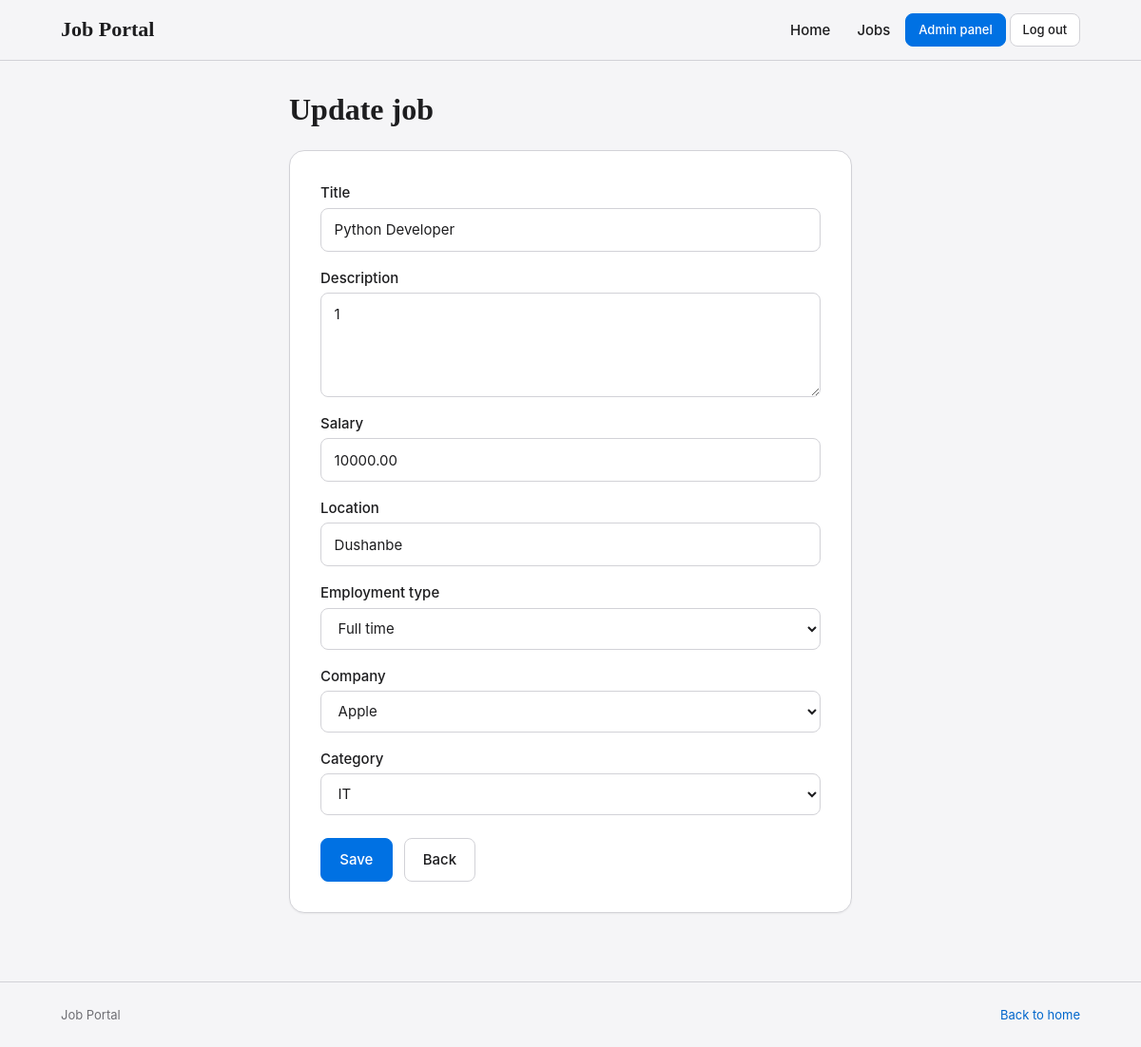
The app's page /update_job/1/ (signed in) with its own data.
### myapp/models.py (models this page shows, shortened)
class Job(models.Model):
    EMPLOYMENT_TYPES = [('full_time', 'Full time'), ('part_time', 'Part time')]
    title = models.CharField(max_length=200)
    description = models.TextField()
    salary = models.DecimalField(max_digits=10, decimal_places=2)
    location = models.CharField(max_length=100)
    employment_type = models.CharField(max_length=20, choices=EMPLOYMENT_TYPES)
    created_at = models.DateTimeField(auto_now_add=True)
    company = models.ForeignKey(Company, on_delete=models.CASCADE, related_name='jobs')
    category = models.ForeignKey(Category, on_delete=models.CASCADE, related_name='jobs')
    created_by = models.ForeignKey(User, on_delete=models.CASCADE, related_name='jobs')

class Company(models.Model):
    name = models.CharField(max_length=100)
    description = models.TextField()
    website = models.URLField()

class Category(models.Model):
    name = models.CharField(max_length=100)

### myapp/views.py (the view, shortened to what this page needs)
# urls.py: path('update_job/<int:pk>/', update_job, name='update_job'),
@login_required
def update_job(request, pk):
    job = get_object_or_404(Job, pk = pk)
    if job.created_by != request.user and request.user.username != 'admin':
        return redirect('job_detail', pk = pk)
    companies = Company.objects.all()
    categories = Category.objects.all()
    return render(request, 'job_update.html', {'job': job, 'companies': companies, 'categories': categories, 'employment_types': Job.EMPLOYMENT_TYPES})

### templates/job_update.html (shortened to what this page needs)
{% extends "base.html" %}
{% block container_class %}container-narrow{% endblock %}
{% block content %}
<div class="page-header"><h1>Update job</h1></div>
<form method="post" class="card form-card stack">
    <div class="field"><label for="title">Title</label><input name="title" id="title" value="{{ job.title }}" required></div>
    <div class="field"><label for="description">Description</label><textarea name="description" id="description" required>{{ job.description }}</textarea></div>
    <div class="field"><label for="salary">Salary</label><input type="number" step="0.01" name="salary" id="salary" value="{{ job.salary|stringformat:'s' }}" required></div>
    <div class="field"><label for="location">Location</label><input name="location" id="location" value="{{ job.location }}" required></div>
    <div class="field">
        <label for="employment_type">Employment type</label>
        <select name="employment_type" id="employment_type">
            {% for value, name in employment_types %}
                <option value="{{ value }}" {% if job.employment_type == value %}selected{% endif %}>{{ name }}</option>
            {% endfor %}
        </select>
    </div>
    <div class="field">
        <label for="company">Company</label>
        <select name="company" id="company">
            {% for i in companies %}
                <option value="{{ i.id }}" {% if job.company_id == i.id %}selected{% endif %}>{{ i.name }}</option>
            {% endfor %}
        </select>
    </div>
    <div class="field">
        <label for="category">Category</label>
        <select name="category" id="category">
            {% for i in categories %}
                <option value="{{ i.id }}" {% if job.category_id == i.id %}selected{% endif %}>{{ i.name }}</option>
            {% endfor %}
        </select>
    </div>
    <div class="form-actions">
        <button type="submit" class="btn btn-primary">Save</button>
        <a class="btn" href="{% url 'job_detail' job.id %}">Back</a>
    </div>
</form>
{% endblock %}

### static/css/style.css (style rules this page uses)
:root { color-scheme: light; --color-primary: #0071E3; --color-on-primary: #FFFFFF; --color-primary-hover: #0062C3; --color-primary-soft: #E8F1FC; --color-primary-text: #0066CC; --color-primary-text-hover: #004C99; --color-secondary: #1D1D1F; --color-accent: #0071E3; --color-accent-soft: #E8F1FC; --color-background: #F5F5F7; --color-surface: #FFFFFF; --color-text: #1D1D1F; --color-muted: #6E6E73; --color-border: #D2D2D7; --color-border-strong: #B8B8BF; --color-danger: #C0272D; --color-danger-soft: #FCEBEA; --font-sans: -apple-system, BlinkMacSystemFont, "Inter", "Segoe UI", Roboto, Helvetica, Arial, sans-serif; --font-serif: "Iowan Old Style", "Palatino Linotype", Palatino, Georgia, serif; --text-xs: 0.8125rem; --text-sm: 0.9375rem; --text-md: 1.0625rem; --text-lg: 1.375rem; --text-xl: 2rem; --text-hero: clamp(2.25rem, 5vw, 3.75rem); --weight-regular: 400; --weight-medium: 500; --weight-bold: 600; --space-1: 0.25rem; --space-2: 0.5rem; --space-3: 0.75rem; --space-4: 1rem; --space-5: 1.5rem; --space-6: 2rem; --space-7: 3rem; --space-8: 4.5rem; --radius-sm: 8px; --radius-md: 12px; --radius-lg: 16px; --shadow-sm: 0 1px 2px rgba(0, 0, 0, 0.05); --shadow-md: 0 6px 20px rgba(0, 0, 0, 0.08); --transition: 180ms ease; --container: 1120px; --container-narrow: 640px; --header-height: 64px; }
*, *::before, *::after { box-sizing: border-box; }
html { -webkit-text-size-adjust: 100%; scroll-behavior: smooth; }
body { margin: 0; min-height: 100vh; display: flex; flex-direction: column; font-family: var(--font-sans); font-size: var(--text-md); line-height: 1.55; color: var(--color-text); background: var(--color-background); -webkit-font-smoothing: antialiased; }
h1, h2, h3 { font-family: var(--font-serif); font-weight: var(--weight-bold); color: var(--color-text); line-height: 1.2; margin: 0 0 var(--space-3); }
h1 { font-size: var(--text-xl); }
a { color: var(--color-primary-text); text-decoration: none; transition: color var(--transition); }
.page-header { display: flex; flex-wrap: wrap; align-items: flex-end; justify-content: space-between; gap: var(--space-4); margin-bottom: var(--space-5); }
.page-header h1 { margin: 0; }
.stack { display: flex; flex-direction: column; gap: var(--space-4); }
.btn { display: inline-flex; align-items: center; justify-content: center; gap: var(--space-2); padding: 0.65rem 1.2rem; font: inherit; font-size: var(--text-sm); font-weight: var(--weight-medium); color: var(--color-text); background: var(--color-surface); border: 1px solid var(--color-border); border-radius: var(--radius-sm); cursor: pointer; transition: background var(--transition), border-color var(--transition), transform var(--transition); }
.btn-primary { color: var(--color-on-primary); background: var(--color-primary); border-color: var(--color-primary); }
.card { background: var(--color-surface); border: 1px solid var(--color-border); border-radius: var(--radius-lg); padding: var(--space-5); box-shadow: var(--shadow-sm); }
input[type="text"], input[type="password"], input[type="number"], input[type="date"], input:not([type]), select, textarea { width: 100%; padding: 0.65rem 0.85rem; font: inherit; font-size: var(--text-sm); color: var(--color-text); background: var(--color-surface); border: 1px solid var(--color-border); border-radius: var(--radius-sm); transition: border-color var(--transition), box-shadow var(--transition); }
input::placeholder, textarea::placeholder { color: #A1A1A6; }
textarea { min-height: 110px; resize: vertical; }
.field { display: flex; flex-direction: column; gap: var(--space-1); }
.field label { font-size: var(--text-sm); font-weight: var(--weight-medium); color: var(--color-text); }
.form-card { padding: var(--space-6); }
.form-actions { display: flex; flex-wrap: wrap; gap: var(--space-3); margin-top: var(--space-2); }

### records on screen
Job: title "Python Developer", description "1", salary "10000.00", location "Dushanbe", employment_type "Full time", company "Apple", category "IT"
